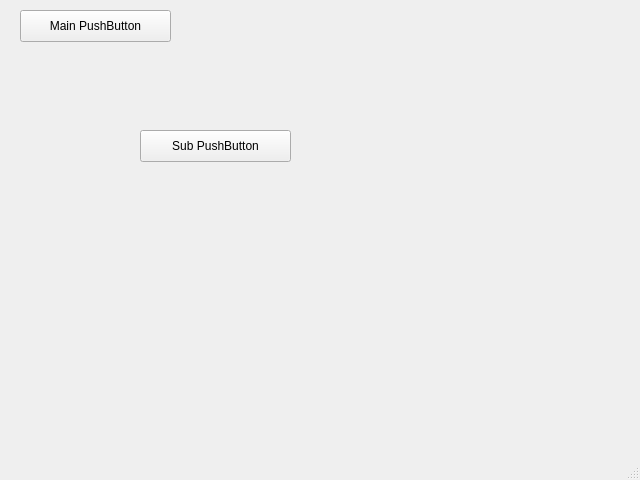
<?xml version="1.0" encoding="UTF-8"?>
<ui version="4.0">
 <class>MainWindow</class>
 <widget class="QMainWindow" name="MainWindow">
  <property name="geometry">
   <rect>
    <x>0</x>
    <y>0</y>
    <width>640</width>
    <height>480</height>
   </rect>
  </property>
  <property name="windowTitle">
   <string>MainWindow</string>
  </property>
  <property name="autoFillBackground">
   <bool>false</bool>
  </property>
  <widget class="QWidget" name="centralwidget">
   <widget class="QPushButton" name="pushButton">
    <property name="geometry">
     <rect>
      <x>20</x>
      <y>10</y>
      <width>151</width>
      <height>32</height>
     </rect>
    </property>
    <property name="text">
     <string>Main PushButton</string>
    </property>
   </widget>
   <widget class="QWidget" name="widget" native="true">
    <property name="geometry">
     <rect>
      <x>70</x>
      <y>70</y>
      <width>261</width>
      <height>161</height>
     </rect>
    </property>
    <widget class="QPushButton" name="pushButton_2">
     <property name="geometry">
      <rect>
       <x>70</x>
       <y>60</y>
       <width>151</width>
       <height>32</height>
      </rect>
     </property>
     <property name="text">
      <string>Sub PushButton</string>
     </property>
    </widget>
   </widget>
  </widget>
  <widget class="QMenuBar" name="menubar">
   <property name="geometry">
    <rect>
     <x>0</x>
     <y>0</y>
     <width>640</width>
     <height>26</height>
    </rect>
   </property>
  </widget>
  <widget class="QStatusBar" name="statusbar"/>
 </widget>
 <resources/>
 <connections/>
</ui>
